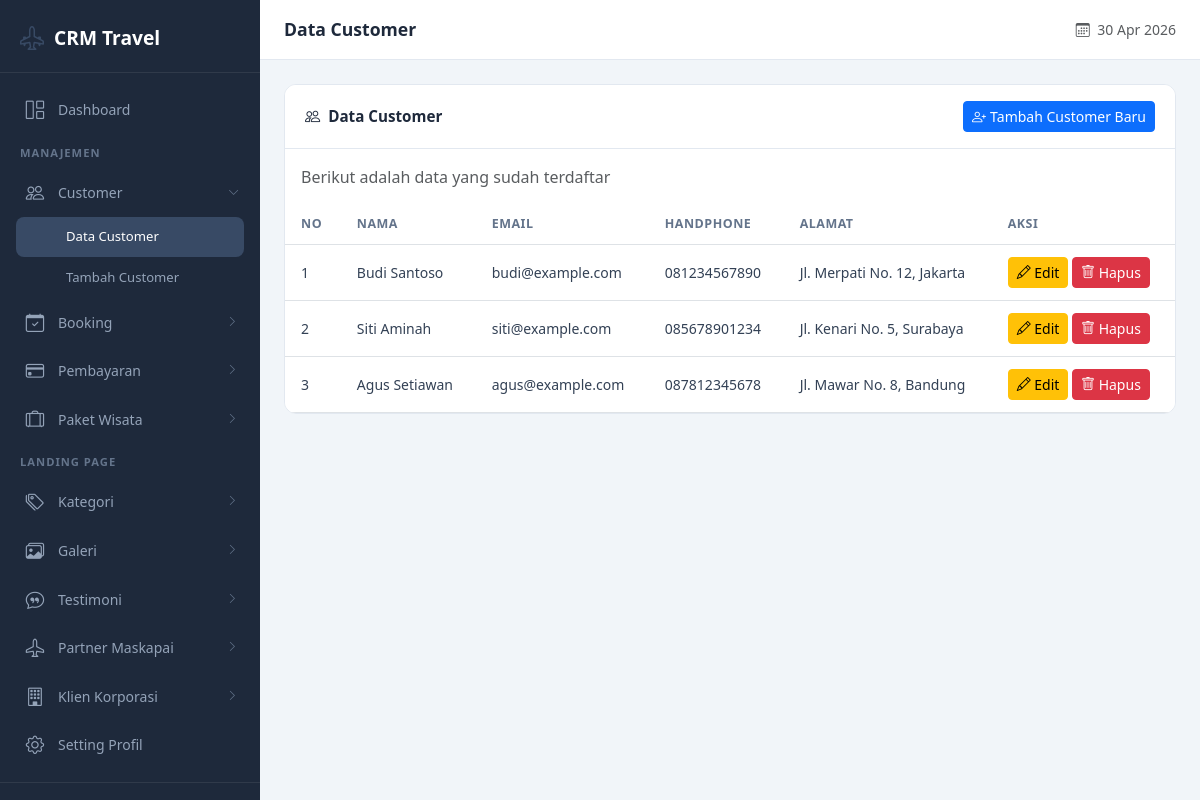
Screenshot of /dashboard/data-manajemen-customer.php (signed in) with the database file from the repository.
### tables this page shows
CREATE TABLE `manajemen_customer` (
  `id` int(11) NOT NULL,
  `nama` varchar(100) NOT NULL,
  `email` varchar(100) NOT NULL,
  `handphone` varchar(25) NOT NULL,
  `alamat` varchar(100) NOT NULL
);

### dashboard/data-manajemen-customer.php (the view, shortened to what this page needs)
<?php
include 'config.php';
$page_title = 'Data Customer';
$current_page = pathinfo($_SERVER['SCRIPT_NAME'], PATHINFO_FILENAME);
?>
<!DOCTYPE html>
<html lang="id">
<head>
    <link href="https://cdn.jsdelivr.net/npm/bootstrap@5.3.8/dist/css/bootstrap.min.css" rel="stylesheet">
    <link href="https://cdn.jsdelivr.net/npm/bootstrap-icons@1.11.3/font/bootstrap-icons.min.css" rel="stylesheet">
    <link rel="stylesheet" href="src/css/dashboard.css">
</head>
<body>
    <?php include "sidebar.php"; ?>
    <div class="main-content">
        <header class="top-header">
            <div class="d-flex align-items-center gap-3">
                <h1 class="page-title"><?php echo isset($page_title) ? $page_title : 'Dashboard'; ?></h1>
            </div>
            <div class="header-actions">
                <span class="text-muted small d-none d-md-inline">
                    <i class="bi bi-calendar3 me-1"></i>
                    <?php echo date('d M Y'); ?>
                </span>
            </div>
        </header>
        <div class="page-content">
            <div class="dashboard-card">
                <div class="card-header d-flex align-items-center justify-content-between">
                    <span><i class="bi bi-people me-2"></i>Data Customer</span>
                    <a href="manajemen-customer" class="btn btn-primary btn-sm">
                        <i class="bi bi-person-plus me-1"></i>Tambah Customer Baru
                    </a>
                </div>
                <div class="card-body p-0">
                    <p class="text-muted px-3 pt-3 mb-3">Berikut adalah data yang sudah terdaftar</p>
                    <div class="table-responsive">
                        <table class="table table-dashboard">
                            <thead>
                                <tr>
                                    <th>No</th>
                                    <th>Nama</th>
                                    <th>Email</th>
                                    <th>Handphone</th>
                                    <th>Alamat</th>
                                    <th>Aksi</th>
                                </tr>
                            </thead>
                            <tbody>
                                <?php
                                $data = mysqli_query($koneksi, "SELECT * FROM manajemen_customer");
                                $no = 0;
                                while ($baris = mysqli_fetch_array($data)){
                                    $no++;
                                ?>
                                <tr>
                                    <td><?php echo $no; ?></td>
                                    <td><?php echo htmlspecialchars($baris['nama']); ?></td>
                                    <td><?php echo htmlspecialchars($baris['email']); ?></td>
                                    <td><?php echo htmlspecialchars($baris['handphone']); ?></td>
                                    <td><?php echo htmlspecialchars($baris['alamat']); ?></td>
                                    <td>
                                        <a href="edit-manajemen-customer?id=<?php echo $baris['id'] ?>" class="btn btn-sm btn-warning">
                                            <i class="bi bi-pencil"></i> Edit
                                        </a>
                                        <a href="src/api/hapus-manajemen-customer?id=<?php echo $baris['id'] ?>" class="btn btn-sm btn-danger" onclick="return confirm('Apakah Anda yakin ingin menghapus data ini?')">
                                            <i class="bi bi-trash"></i> Hapus
                                        </a>
                                    </td>
                                </tr>
                                <?php } ?>
                            </tbody>
                        </table>
                    </div>
                </div>
            </div>
        </div>
    </div>
</body>
</html>

### dashboard/sidebar.php (shortened to what this page needs)
<aside class="sidebar" id="sidebar">
    <a href="index" class="sidebar-brand">
        <i class="bi bi-airplane-engines"></i>
        <span>CRM Travel</span>
    </a>
    <ul class="sidebar-nav">
        <li class="nav-item">
            <a href="index" class="nav-link <?php echo $current_page === 'index' ? 'active' : ''; ?>">
                <i class="bi bi-grid-1x2"></i>
                <span>Dashboard</span>
            </a>
        </li>
        <span class="nav-label">Manajemen</span>
        <li class="nav-item">
            <a href="#menuCustomer" class="nav-link" data-bs-toggle="collapse" aria-expanded="<?php echo in_array($current_page, ['manajemen-customer', 'data-manajemen-customer', 'edit-manajemen-customer']) ? 'true' : 'false'; ?>">
                <i class="bi bi-people"></i>
                <span>Customer</span>
            </a>
            <ul class="nav-submenu collapse <?php echo in_array($current_page, ['manajemen-customer', 'data-manajemen-customer', 'edit-manajemen-customer']) ? 'show active' : ''; ?>" id="menuCustomer">
                <li class="nav-item">
                    <a href="data-manajemen-customer" class="nav-link <?php echo $current_page === 'data-manajemen-customer' ? 'active' : ''; ?>">
                        <span>Data Customer</span>
                    </a>
                </li>
                <li class="nav-item">
                    <a href="manajemen-customer" class="nav-link <?php echo $current_page === 'manajemen-customer' ? 'active' : ''; ?>">
                        <span>Tambah Customer</span>
                    </a>
                </li>
            </ul>
        </li>
        <li class="nav-item">
            <a href="#menuBooking" class="nav-link" data-bs-toggle="collapse" aria-expanded="<?php echo in_array($current_page, ['manajemen-booking', 'data-manajemen-booking']) ? 'true' : 'false'; ?>">
                <i class="bi bi-calendar-check"></i>
                <span>Booking</span>
            </a>
        </li>
        <li class="nav-item">
            <a href="#menuPembayaran" class="nav-link" data-bs-toggle="collapse" aria-expanded="<?php echo in_array($current_page, ['manajemen-pembayaran', 'data-manajemen-pembayaran', 'edit-manajemen-pembayaran']) ? 'true' : 'false'; ?>">
                <i class="bi bi-credit-card"></i>
                <span>Pembayaran</span>
            </a>
        </li>
        <li class="nav-item">
            <a href="#menuPaket" class="nav-link" data-bs-toggle="collapse" aria-expanded="<?php echo in_array($current_page, ['manajemen-paket', 'data-manajemen-paket', 'edit-manajemen-paket']) ? 'true' : 'false'; ?>">
                <i class="bi bi-suitcase-lg"></i>
                <span>Paket Wisata</span>
            </a>
        </li>
        <span class="nav-label">Landing Page</span>
        <li class="nav-item">
            <a href="#menuKategori" class="nav-link" data-bs-toggle="collapse" aria-expanded="<?php echo in_array($current_page, ['manajemen-kategori', 'data-manajemen-kategori', 'edit-manajemen-kategori']) ? 'true' : 'false'; ?>">
                <i class="bi bi-tags"></i>
                <span>Kategori</span>
            </a>
        </li>
        <li class="nav-item">
            <a href="#menuGaleri" class="nav-link" data-bs-toggle="collapse" aria-expanded="<?php echo in_array($current_page, ['manajemen-galeri', 'data-manajemen-galeri', 'edit-manajemen-galeri']) ? 'true' : 'false'; ?>">
                <i class="bi bi-images"></i>
                <span>Galeri</span>
            </a>
        </li>
        <li class="nav-item">
            <a href="#menuTestimoni" class="nav-link" data-bs-toggle="collapse" aria-expanded="<?php echo in_array($current_page, ['manajemen-testimoni', 'data-manajemen-testimoni', 'edit-manajemen-testimoni']) ? 'true' : 'false'; ?>">
                <i class="bi bi-chat-quote"></i>
                <span>Testimoni</span>
            </a>
        </li>
        <li class="nav-item">
            <a href="#menuPartner" class="nav-link" data-bs-toggle="collapse" aria-expanded="<?php echo in_array($current_page, ['manajemen-partner', 'data-manajemen-partner', 'edit-manajemen-partner']) ? 'true' : 'false'; ?>">
                <i class="bi bi-airplane"></i>
                <span>Partner Maskapai</span>
            </a>
        </li>
        <li class="nav-item">
            <a href="#menuKlienKorporasi" class="nav-link" data-bs-toggle="collapse" aria-expanded="<?php echo in_array($current_page, ['manajemen-klien-korporasi', 'data-manajemen-klien-korporasi', 'edit-manajemen-klien-korporasi']) ? 'true' : 'false'; ?>">
                <i class="bi bi-building"></i>
                <span>Klien Korporasi</span>
            </a>
        </li>
        <li class="nav-item">
            <a href="setting-profil" class="nav-link <?php echo $current_page === 'setting-profil' ? 'active' : ''; ?>">
                <i class="bi bi-gear"></i>
                <span>Setting Profil</span>
            </a>
        </li>
    </ul>
    <div class="sidebar-footer">
    </div>
</aside>

### dashboard/src/css/dashboard.css (style rules this page uses)
:root { --sidebar-width: 260px; --sidebar-bg: #1e293b; --sidebar-hover: #334155; --sidebar-active: #799acb4a; --sidebar-text: #94a3b8; --sidebar-text-active: #ffffff; --header-height: 60px; --body-bg: #f1f5f9; }
body { background-color: var(--body-bg); font-family: 'Segoe UI', system-ui, -apple-system, sans-serif; margin: 0; padding: 0; }
.sidebar { position: fixed; top: 0; left: 0; width: var(--sidebar-width); height: 100vh; background: var(--sidebar-bg); overflow-y: auto; overflow-x: hidden; z-index: 1040; transition: transform 0.3s ease; display: flex; flex-direction: column; }
.sidebar-brand { display: flex; align-items: center; gap: 10px; padding: 20px 20px 16px; border-bottom: 1px solid rgba(255,255,255,0.08); text-decoration: none; color: #fff; font-weight: 700; font-size: 1.2rem; }
.sidebar-brand i { font-size: 1.5rem; color: var(--sidebar-active); }
.sidebar-nav { list-style: none; padding: 12px 0; margin: 0; flex: 1; }
.sidebar-nav .nav-label { display: block; padding: 10px 20px 6px; font-size: 0.7rem; font-weight: 600; text-transform: uppercase; letter-spacing: 1px; color: #64748b; }
.sidebar-nav .nav-item { margin: 1px 8px; }
.sidebar-nav .nav-link { display: flex; align-items: center; gap: 12px; padding: 10px 16px; color: var(--sidebar-text); text-decoration: none; border-radius: 8px; font-size: 0.875rem; font-weight: 500; transition: all 0.2s ease; }
.sidebar-nav .nav-link.active { background: var(--sidebar-active); color: var(--sidebar-text-active); }
.sidebar-nav .nav-link i { font-size: 1.15rem; width: 22px; text-align: center; flex-shrink: 0; }
.sidebar-nav .nav-submenu { list-style: none; padding: 0; margin: 0; }
.sidebar-nav .nav-submenu .nav-link { padding-left: 50px; font-size: 0.82rem; }
.sidebar-nav .nav-link[data-bs-toggle="collapse"] { position: relative; }
.sidebar-nav .nav-link[data-bs-toggle="collapse"]::after { content: '\F285'; font-family: 'bootstrap-icons'; position: absolute; right: 14px; font-size: 0.7rem; transition: transform 0.2s ease; color: #64748b; }
.sidebar-nav .nav-link[data-bs-toggle="collapse"][aria-expanded="true"]::after { transform: rotate(90deg); }
.main-content { margin-left: var(--sidebar-width); min-height: 100vh; transition: margin-left 0.3s ease; }
.top-header { position: sticky; top: 0; z-index: 1030; background: #fff; border-bottom: 1px solid #e2e8f0; padding: 0 24px; height: var(--header-height); display: flex; align-items: center; justify-content: space-between; }
.top-header .page-title { font-size: 1.1rem; font-weight: 600; color: #1e293b; margin: 0; }
.top-header .header-actions { display: flex; align-items: center; gap: 12px; }
.page-content { padding: 24px; }
.dashboard-card { background: #fff; border: 1px solid #e2e8f0; border-radius: 12px; overflow: hidden; }
.dashboard-card .card-header { background: #fff; border-bottom: 1px solid #e2e8f0; padding: 16px 20px; font-weight: 600; font-size: 0.95rem; color: #1e293b; }
.dashboard-card .card-body { padding: 20px; }
.table-dashboard { margin-bottom: 0; }
.table-dashboard th { font-size: 0.78rem; font-weight: 600; text-transform: uppercase; letter-spacing: 0.5px; color: #64748b; border-bottom-width: 1px; padding: 10px 16px; }
.table-dashboard td { padding: 12px 16px; vertical-align: middle; font-size: 0.875rem; color: #334155; }
.sidebar-footer { padding: 16px 20px; border-top: 1px solid rgba(255,255,255,0.08); font-size: 0.75rem; color: #64748b; }

### rows the page displays
manajemen_customer: nama "Budi Santoso", email "budi@example.com", handphone "081234567890", alamat "Jl. Merpati No. 12, Jakarta"
manajemen_customer: nama "Siti Aminah", email "siti@example.com", handphone "085678901234", alamat "Jl. Kenari No. 5, Surabaya"
manajemen_customer: nama "Agus Setiawan", email "agus@example.com", handphone "087812345678", alamat "Jl. Mawar No. 8, Bandung"

### other values shown
$page_title "Data Customer"
